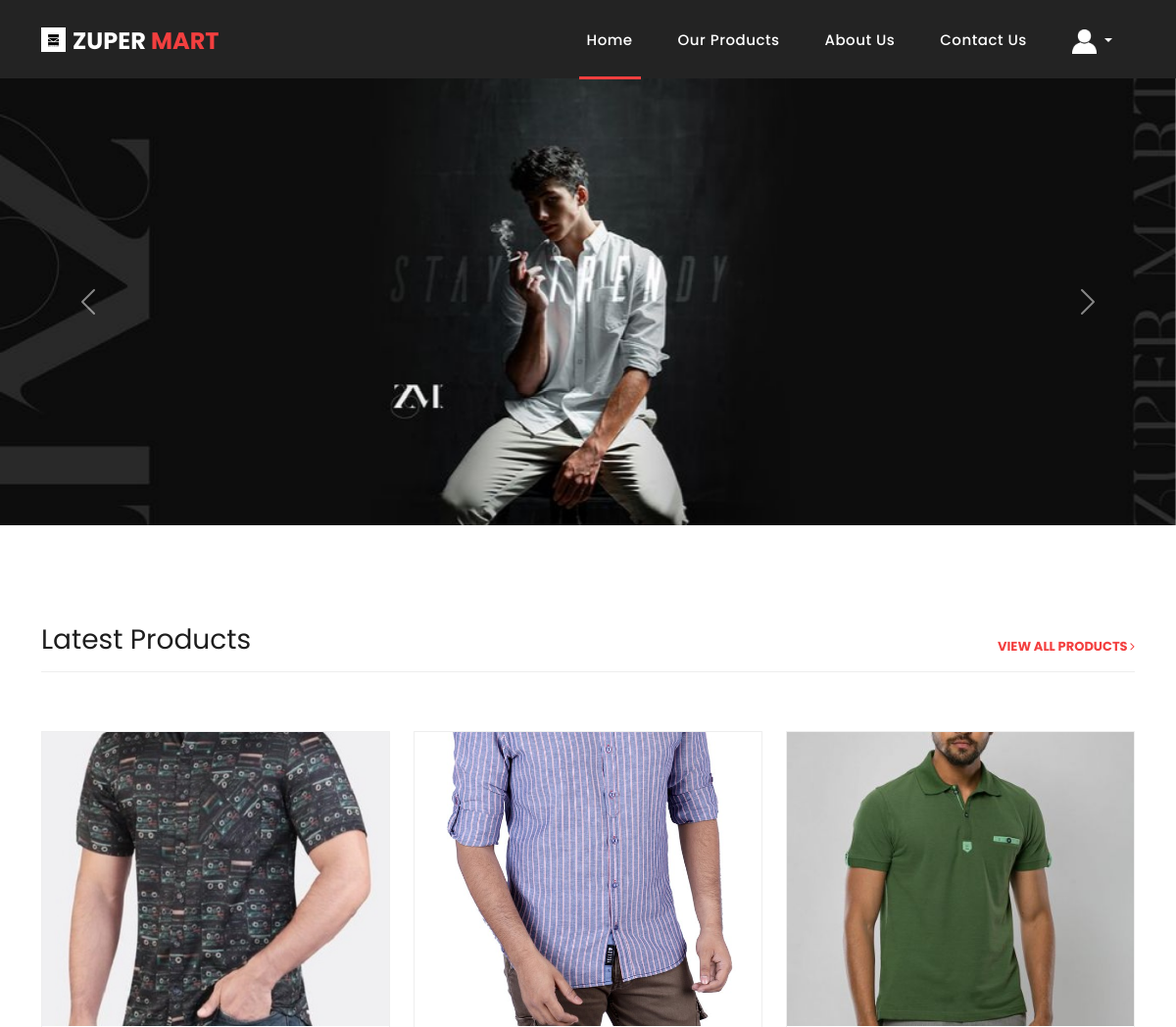
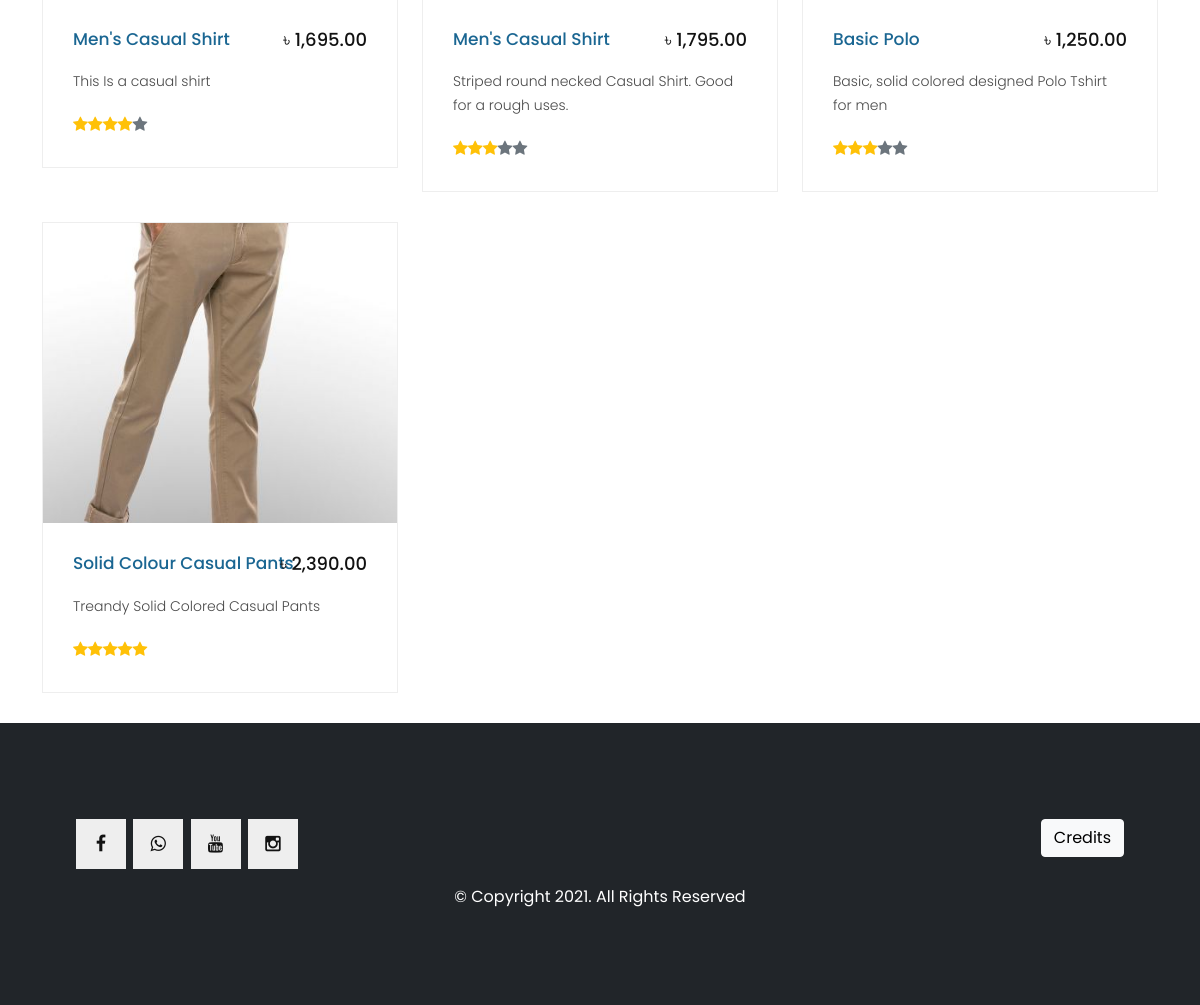
Screenshot of /php/zupermart/index.php with the database file from the repository (2 pictures, top to bottom).
### tables this page shows
CREATE TABLE `allproducts` (
  `PID` int(11) NOT NULL,
  `PName` varchar(255) NOT NULL,
  `PType` varchar(255) NOT NULL,
  `PBrand` varchar(255) NOT NULL,
  `PRating` float NOT NULL,
  `PSold` varchar(255) NOT NULL,
  `Showcase` int(11) NOT NULL DEFAULT 0,
  `Pimgurl` varchar(255) NOT NULL,
  `inStock` int(11) NOT NULL,
  `Price` varchar(255) NOT NULL,
  `PAddDate` date NOT NULL,
  `SDescription` varchar(255) NOT NULL,
  `Description` mediumtext NOT NULL,
  `Exclusivity` int(11) NOT NULL DEFAULT 0,
  `S` int(11) NOT NULL DEFAULT 0,
  `M` int(11) NOT NULL DEFAULT 0,
  `L` int(11) NOT NULL DEFAULT 0,
  `Sale` int(11) DEFAULT 0
);

### php/zupermart/index.php (the view, shortened to what this page needs)
<?php
include "connection_open.php";
global $li;
if (isset($_SESSION['userID'])) {
  $li = 1;
} else {
  $li = 0;
}
?>
<!doctype html>
<html lang="en">
<head>
  <link href="css/bootstrap.min.css" rel="stylesheet">
  <link rel="stylesheet" href="css/templatemo-sixteen.css">
  <link rel="stylesheet" href="css/style.css?version=2">
  <link rel="stylesheet" href="css/fontawesome.css">
</head>
<body onload="lgdd(<?php echo $li ?>)">
  <header class="sticky-md-top">
    <nav class="navbar navbar-expand-lg">
      <div class="container">
        <a class="navbar-brand" href="index.php"><img src="images/brand.png">
          <h2>Zuper <em>Mart</em></h2>
        </a>
        <div class="collapse navbar-collapse" id="navbarResponsive">
          <ul class="navbar-nav ms-auto mb-2 mb-lg-0">
            <li class="nav-item active">
              <a class="nav-link" href="index.php">Home
              </a>
            </li>
            <li class="nav-item">
              <a class="nav-link" href="products.php">Our Products</a>
            </li>
            <li class="nav-item">
              <a class="nav-link " href="about.php">About Us</a>
            </li>
            <li class="nav-item">
              <a class="nav-link" href="contact.php">Contact Us</a>
            </li>
            <li class="nav-item dropdown">
              <a class="nav-link dropdown-toggle" href="#" id="navbarDropdown" role="button" data-bs-toggle="dropdown" aria-expanded="false">
                <img style="max-height:25px;" src="images/account.png">
              </a>
            </li>
          </ul>
        </div>
      </div>
    </nav>
  </header>
  <div id="carousel" class="carousel slide" data-bs-ride="carousel">
    <div class="carousel-inner">
      <div class="carousel-item active">
        <img src="images/banner.jpg" class="d-block w-100" alt="ZuperMart">
        <div class="carousel-caption d-none d-md-block d-sm-block">
        </div>
      </div>
    </div>
    <button class="carousel-control-prev" type="button" data-bs-target="#carousel" data-bs-slide="prev">
      <span class="carousel-control-prev-icon" aria-hidden="true"></span>
    </button>
    <button class="carousel-control-next" type="button" data-bs-target="#carousel" data-bs-slide="next">
      <span class="carousel-control-next-icon" aria-hidden="true"></span>
    </button>
  </div>
  <div class="latest-products">
    <div class="container">
      <div class="row">
        <div class="col-md-12">
          <div class="section-heading">
            <h2>Latest Products</h2>
            <a href="products.php">view all products <i class="fa fa-angle-right"></i></a>
          </div>
        </div>
        <?php
        $sql = "SELECT * FROM allproducts WHERE Showcase=1 AND Exclusivity=0";
        $resultset = mysqli_query($link, $sql);
        if ($resultset) {
          if (mysqli_num_rows($resultset) > 0) {
            while ($row = mysqli_fetch_assoc($resultset)) {
        ?>
              <div class="col-md-4">
                <div class="product-item">
                  <?php echo '<a href="product-preview.php?productID=' . $row['PID'] . '">' ?>
                  <img src="<?php echo $row["Pimgurl"] ?>" class="showImg" alt="">
                  <div class="down-content">
                    <h4><?php echo $row["PName"] ?></h4>
                    </a>
                    <h6><?php echo $row["Price"] ?></h6>
                    <p><?php echo $row["SDescription"] ?></p>
                    <ul class="stars">
                      <?php
                      for ($i = 1; $i <= 5; $i++) {
                        if ($i <= $row["PRating"]) {
                          echo "<i class='fa fa-star text-warning'></i>";
                        } else {
                          echo "<i class='fa fa-star text-secondary'></i>";
                        }
                      }
                      ?>
                    </ul>
                  </div>
                </div>
              </div>
        <?php
            }
          }
        }
        ?>
  <?php
    include "footer.php";
  ?>
</body>
</html>

### php/zupermart/css/templatemo-sixteen.css (style rules this page uses)
body { font-family: 'Poppins', sans-serif; overflow-x: hidden; text-rendering: optimizeLegibility; -webkit-font-smoothing: antialiased; -moz-osx-font-smoothing: grayscale; }
p { margin-bottom: 0px; font-size: 14px; font-weight: 300; color: #4a4a4a; line-height: 24px; }
a { text-decoration: none!important; }
ul { padding: 0; margin: 0; list-style: none; }
h1,h2,h3,h4,h5,h6 { margin: 0px; }
.section-heading { text-align: left; margin-bottom: 60px; border-bottom: 1px solid #eee; }
.section-heading h2 { font-size: 28px; font-weight: 400; color: #1e1e1e; margin-bottom: 15px; }
header { position: absolute; z-index: 99999; width: 100%; height: 80px; background-color: #232323; -webkit-transition: all 0.3s ease-in-out 0s; -moz-transition: all 0.3s ease-in-out 0s; -o-transition: all 0.3s ease-in-out 0s; transition: all 0.3s ease-in-out 0s; }
header .navbar { padding: 17px 0px; }
.navbar .navbar-brand { float: left; margin-top: -12px; outline: none; }
.navbar .navbar-brand h2 { color: #fff; text-transform: uppercase; font-size: 24px; font-weight: 700; -webkit-transition: all .3s ease 0s; -moz-transition: all .3s ease 0s; -o-transition: all .3s ease 0s; transition: all .3s ease 0s; }
.navbar .navbar-brand h2 em { font-style: normal; color: #f33f3f; }
#navbarResponsive { z-index: 999; }
.navbar-collapse { text-align: center; }
.navbar .navbar-nav .nav-item { margin: 0px 15px; }
.navbar .navbar-nav a.nav-link { text-transform: capitalize; font-size: 15px; font-weight: 500; letter-spacing: 0.5px; color: #fff; transition: all 0.5s; margin-top: 5px; }
.navbar .navbar-nav .nav-link:hover, .navbar .navbar-nav .active>.nav-link, .navbar .navbar-nav .nav-link.active, .navbar .navbar-nav .nav-link.show, .navbar .navbar-nav .show>.nav-link { color: #fff; padding-bottom: 25px; border-bottom: 3px solid #f33f3f; }
.latest-products { margin-top: 100px; }
.latest-products .section-heading a { float: right; margin-top: -35px; text-transform: uppercase; font-size: 13px; font-weight: 700; color: #f33f3f; }
.product-item { border: 1px solid #eee; margin-bottom: 30px; }
.product-item .down-content { padding: 30px; position: relative; }
.product-item img { width: 100%; overflow: hidden; }
.product-item .down-content h4 { font-size: 17px; color: #1a6692; margin-bottom: 20px; }
.product-item .down-content h6 { position: absolute; top: 30px; right: 30px; font-size: 18px; color: #121212; }
.product-item .down-content p { margin-bottom: 20px; }

### php/zupermart/css/style.css (style rules this page uses)
body { margin: 0; padding: 0; }
.navbar-brand img { max-height: 25px; float: left; margin-right: 7px; }
#navbarDropdown img { background-color: #232323; }
.carousel-inner { max-height: 600px; }
.showImg { width:300px; height:300px; object-fit: cover; }
.latest-products img { max-height: 300px; }
.row { display: flex; }

### rows the page displays
allproducts: Pimgurl (picture), PName "Men's Casual Shirt", Price "৳ 1,695.00", SDescription "This Is a casual shirt"
allproducts: Pimgurl (picture), PName "Men's Casual Shirt", Price "৳ 1,795.00", SDescription "Striped round necked Casual Shirt. Good for a rough uses.", PRating 3.5 (drawn)
allproducts: Pimgurl (picture), PName "Basic Polo", Price "৳ 1,250.00", SDescription "Basic, solid colored designed Polo Tshirt for men", PRating 3.5 (drawn)
allproducts: Pimgurl (picture), PName "Solid Colour Casual Pants", Price "৳ 2,390.00", SDescription "Treandy Solid Colored Casual Pants", PRating 5 (drawn)
